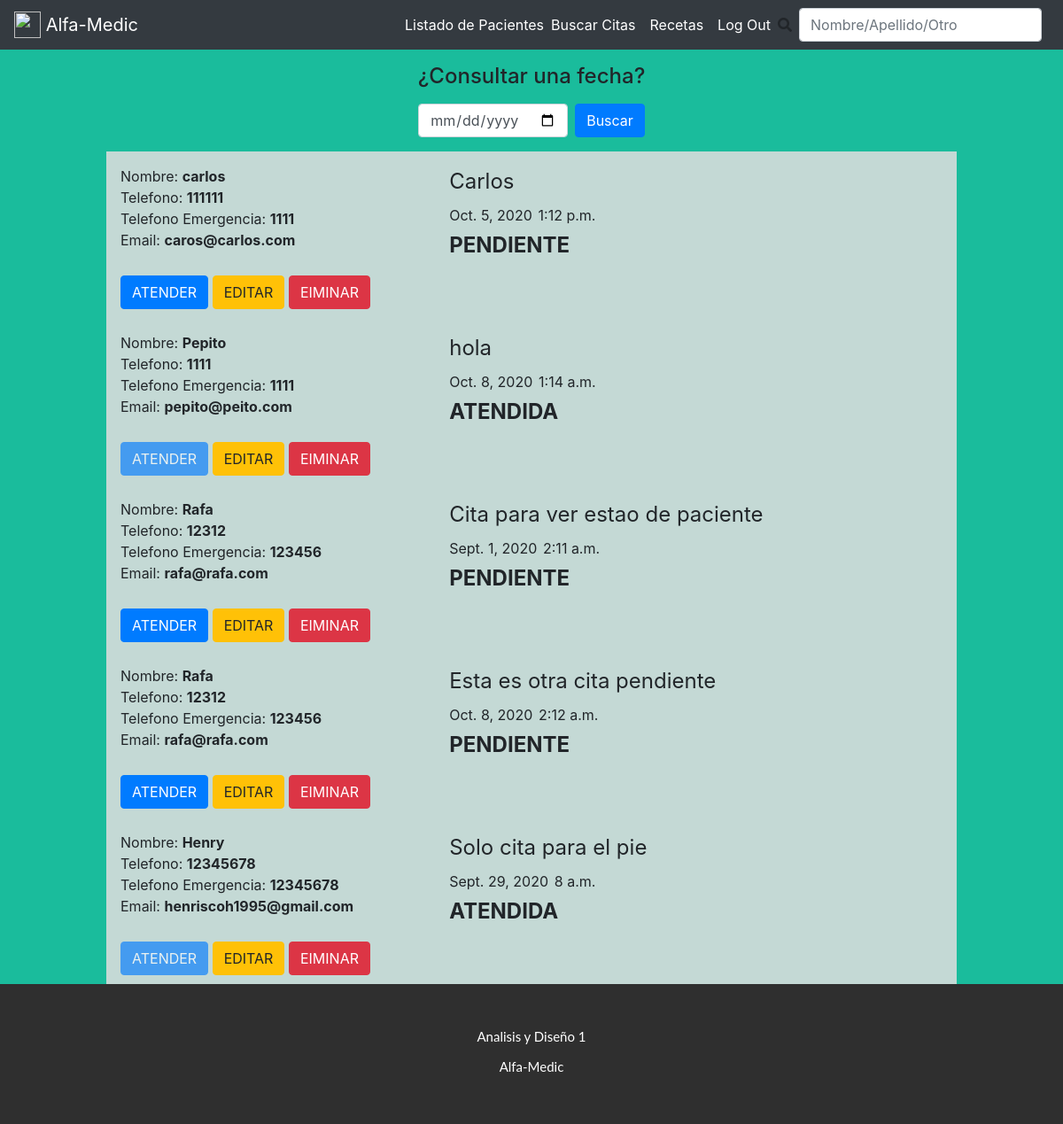
Page /citas (signed in) on the earlier database version.
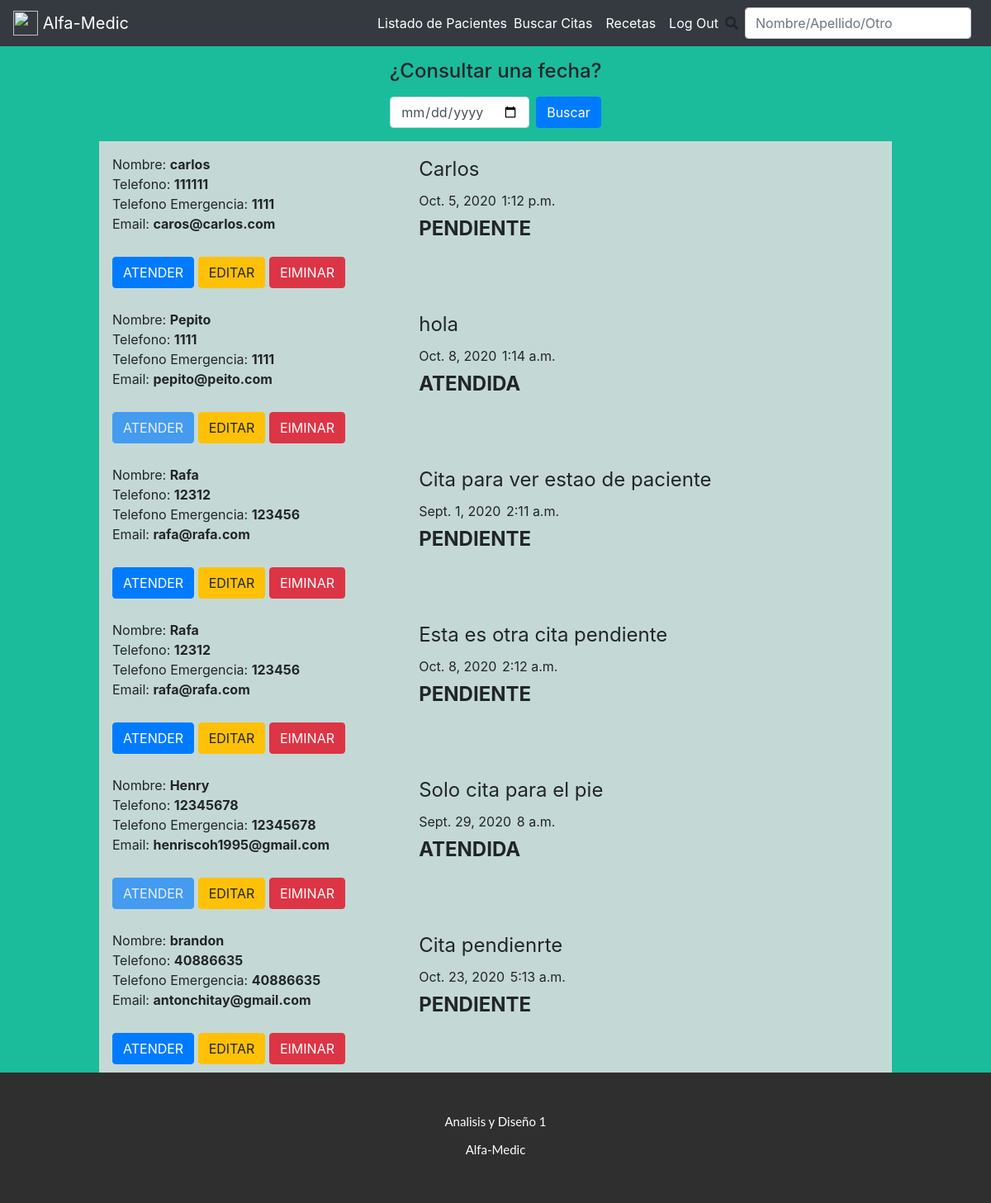
Same page on the later database version.
### cita/models.py (models this page shows)
class Cita(models.Model):
    ESTADO_OPCIONES = [
        ('PENDIENTE', 'Pendiente'),
        ('ATENDIDA', 'Atendida'),
        ('CANCELADA', 'Cancelada'),
    ]
    fecha = models.DateTimeField(auto_now_add=True)
    fecha_cita = models.DateField()
    hora_cita = models.TimeField()
    estado = models.CharField(max_length=10, choices=ESTADO_OPCIONES, default='PENDIENTE')
    comentario = models.CharField(max_length=50)
    paciente = models.ForeignKey("users.Paciente", related_name="citas", on_delete=models.CASCADE)
    def __str__(self):
        return self.comentario
    def get_absolute_url(self):
        return reverse("cita_detail", kwargs={"pk": self.pk})

### users/models.py (models this page shows, shortened)
class Paciente(models.Model):
    GENERO_OPCIONES = [
        ('MASCULINO', 'Masculino'),
        ('FEMENINO', 'Femenino'),
    ]
    nombre = models.CharField(max_length=100)
    apellido = models.CharField(max_length=100)
    telefono = models.CharField(max_length=50, blank=True, null=True)
    telefono_emergencia = models.CharField(max_length=50, blank=True, null=True)
    correo = models.CharField(max_length=100)
    fecha_nacimiento = models.DateField() #DateField(input_formats=settings.DATE_INPUT_FORMATS, null=True, blan=True) para introducir la fecha dd-mm-DDDD
    direccion = models.CharField(max_length=200)
    descripccion = models.CharField(max_length=500, blank=True, null=True)
    sexo = models.CharField(max_length=10, choices=GENERO_OPCIONES, default='FEMENINO')

### pages/views.py (the view)
# urls.py: path('citas', AppointmentsListView.as_view(), name='citas'),
class AppointmentsListView(LoginRequiredMixin,ListView):
    model = Cita
    context_object_name = 'cita_list'
    template_name = 'citas/lista_citas.html'
    login_url = '/notFound'
    def get_queryset(self):
        filter_val = self.request.GET.get('q', 'give-default-value')
        print(filter_val)
        try:
            new_context = Cita.objects.filter(
                fecha_cita=filter_val,
            )
            return new_context
        except:
            new_context = Cita.objects.all()
            return new_context

### templates/citas/lista_citas.html (shortened to what this page needs)
{% extends '_base.html' %}
{% load static %}
{% block css %}
<link rel="stylesheet" href="{% static 'css/citas.css' %}" />
{% endblock css %}
{% block content %}
    <div class="calendar">
        <h4>
            <label for="searchCalendar">¿Consultar una fecha?</label>
        </h4>
        <form  class="form-inline mt-2 mt-md-0" action="#"
            method="get">
            <input name="q" class="form-control mr-sm-2" type="date" placeholder="Search"
            aria-label="Search" id="searchCalendar">
            <input  class="btn btn-primary" type="submit" value="Buscar">
        </form>
    </div>
    <div class="citas">
        {% for cita in cita_list %}
            <div class="cita">
                <div class="paciente">
                    <p>
                        Nombre: <strong>{{cita.paciente.nombre}}</strong></br>
                        Telefono: <strong>{{cita.paciente.telefono}}</strong></br>
                        Telefono Emergencia: <strong>{{cita.paciente.telefono_emergencia}}</strong></br>
                        Email: <strong>{{cita.paciente.correo}}</strong></br>
                    </p>
                </div>
                <div class="resumen">
                    <p>
                        {{cita}} </br>
                        <small>{{cita.fecha_cita}}</small>
                        <small>{{cita.hora_cita}}</small>
                        <br>
                        <strong>{{cita.estado}}</strong>
                    </p>
                </div>
                <div class="actions">
                    {% if cita.estado == "ATENDIDA" or cita.estado == "CANCELADA" %}
                    <a href="{{ cita.get_absolute_url }}" class="btn btn-primary disabled" > ATENDER </a>
                    {% else  %}
                    <a href="{{ cita.get_absolute_url }}" class="btn btn-primary "> ATENDER </a>
                    {% endif  %}
                    <a href="{% url 'modificar_cita' cita.id %}" class="btn btn-warning "> EDITAR </a>
                    <a href="{% url 'eliminar_cita' cita.id %}" class="btn btn-danger "> EIMINAR </a>
                </div>
            </div>
        {% endfor %}
    </div>
 {% endblock  %}

Differences in the rows shown:
added Cita: paciente.nombre "brandon", paciente.telefono "40886635", paciente.telefono_emergencia "40886635", paciente.correo "antonchitay@gmail.com", comentario "Cita pendienrte", fecha_cita "Oct. 23, 2020", hora_cita "5:13 a.m.", estado "PENDIENTE"
